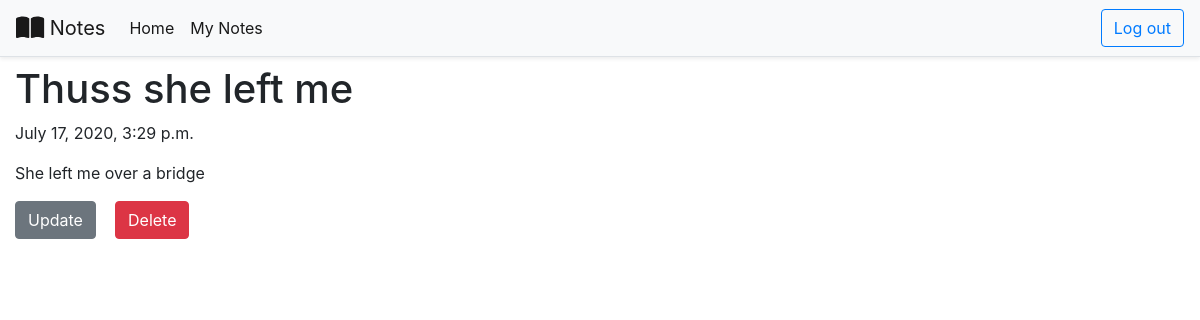
Screenshot of /2020/7/17/thuss-she-left-me (signed in) with the database file from the repository.
### notes/models.py (models this page shows, shortened)
class Note(models.Model):
    author = models.ForeignKey(User, on_delete=models.CASCADE, related_name='notes')
    title = models.CharField(max_length=50)
    slug = models.SlugField(max_length=50, unique_for_date='publish')
    body = models.TextField()
    publish = models.DateTimeField(default=timezone.now)
    created = models.DateTimeField(auto_now_add=True)
    updated = models.DateTimeField(auto_now=True)
    class Meta:
        ordering = ('-publish',)
    def get_delete_url(self):
        return reverse(
            'notes:note_delete',
            args=[
                self.publish.year,
                self.publish.month,
                self.publish.day,
                self.slug
            ]
        )
    def get_update_url(self):
        return reverse(
            'notes:note_update',
            args=[
                self.publish.year,
                self.publish.month,
                self.publish.day,
                self.slug
            ]
        )

### notes/views.py (the view)
@login_required(login_url='notes:login')
def note_detail(
    request: HttpRequest, year: int, month: int,
    day: int, slug: str
    ) -> HttpResponse:
    user = request.user
    note = get_object_or_404(
        user.notes, slug=slug,
        publish__year=year,
        publish__month=month,
        publish__day=day)
    return render(request, 'notes/detail.html', {'note': note})

### notes/templates/notes/detail.html (shortened to what this page needs)
{% extends "notes/base.html" %}
{% load static %}
{% block content %}
    <div class="row">
        <h1 class="col-sm-12">{{ note.title }}</h1>
        <p class="col-sm-12">{{ note.publish }}</p>
        <p class="col-sm-12 text-justify">{{ note.body }}</p>
    </div>
    <div class="row">
        <div class="col-4 col-md-2 col-lg-1">
            <form action="{{ note.get_update_url }}" method="GET" class="form-inline">
                <input type="submit" class="btn btn-secondary" name='update' value="Update">
            </form>
        </div>
        <div class="col-4 col-md-2 col-lg-1">
            <form action="{{ note.get_delete_url }}" method="POST" class="form-inline">
                <input type="submit" class="btn btn-danger" name='delete' value="Delete">
            </form>
        </div>
    </div>
{% endblock %}

### rows the page displays
Note: title "Thuss she left me", publish "July 17, 2020, 3:29 p.m.", body "She left me over a bridge"
